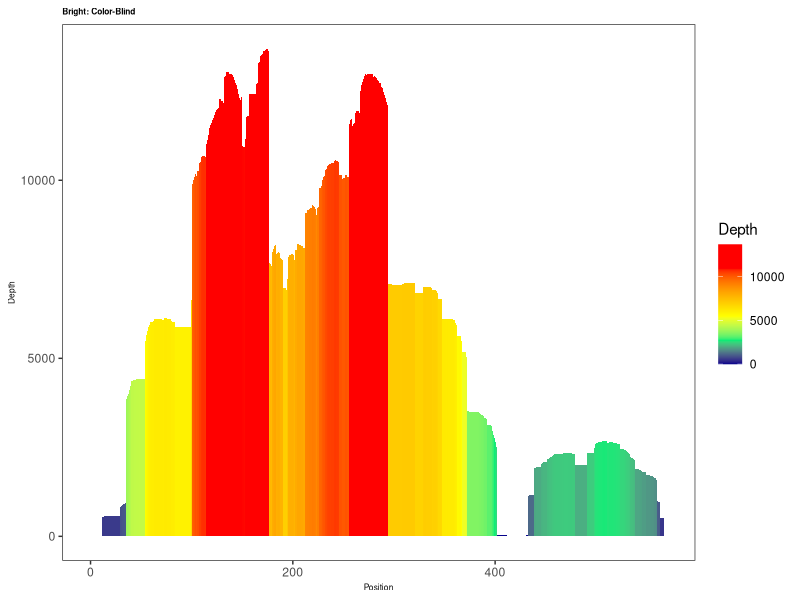

This chart was generated by the following R code:
library(ggplot2)
library(grid)
library(gtable)
setwd("C:\\Users\\durbe\\Documents\\Repos\\RepeatProfiler\\scripts")
df1 <- read.table("./depth_counts.txt", header=T)

max <- max(df1$Depth)

gff <- data.frame(annot=rep(c("label1", "label2")),
                  start=c(100, 300),
                  end=c(210, 420))

tf <- theme(panel.grid.major = element_blank(), panel.grid.minor = element_blank(), #to remove gridlines
            plot.title = element_text(size = 6, face = 'bold'), axis.title = element_text(size = 6)) #formats plot title
tl <- theme(legend.text = element_text(size = 6)) #formats legend

#### COLOR PALETTES
colors <- c('blue4', 'springgreen2', 'yellow', 'orange', 'red', 'red')

# colors <- c('#440154FF', '#3B528BFF', '#21908CFF', '#5DC863FF', '#FDE725FF', '#FDE725FF') #sets color scheme for gradient
# colors <- c('#1965B0', '#4EB265', '#F7F056', '#F1932D', '#DC050C', '#DC050C') 
# colors <- c('#4477AA', '#66CCEE', '#228833', '#CCBB44', '#EE6677', '#EE6677') 

cs <- scale_fill_gradientn(name = "Depth", values = c(0, .20, .40, .60, .80, 1.0), colours = colors, limits = c(0, max), guide = 'colourbar', aesthetics = 'fill') #sets color gradient environment for gradient plots (horizontal and vertical)


horizontalPlot <- ggplot(data = df1, aes(x = Position, y = Depth))+
  geom_bar(aes(fill = Depth), alpha = 1, stat = 'identity', width = 1.0)+
  cs+ theme_bw()+ #to remove grey background
  tf+ ggtitle("Bright: Color-Blind") +labs(y="Depth") #sets plot title

horizontalPlot


## ANNOTATIONS
annotPlot <- horizontalPlot+ 
  annotate("text", x = gff$start+0.5*(gff$end-gff$start), y = -100, label = gff$annot, size=2)+
  annotate("rect", xmin=gff$start, xmax=gff$end, ymin=-400, ymax=0, alpha=.2)
